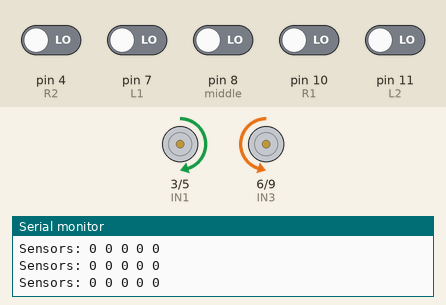
This sketch was run on a simulated Arduino Uno, built with avr-gcc and run on an emulated ATmega328P. Parts: motor-driver pin pairs drawn as motors (green arrow = first pin HIGH = forward, orange = second pin HIGH = backward, longer = more drive), the last lines printed to the serial monitor. The test bench sets the inputs (shaded band); at power-on: pin 4 (R2), pin 7 (L1), pin 8 (middle), pin 10 (R1), pin 11 (L2) LOW.

Above: at 1.2 s.
1.3 s: pin 4 (R2) driven HIGH and pin 10 (R1) driven HIGH
At 1.7 s:
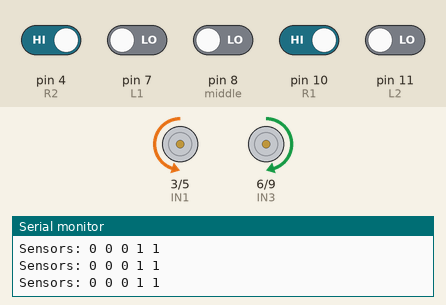
2.8 s: pin 4 (R2) driven LOW
At 3.1 s:
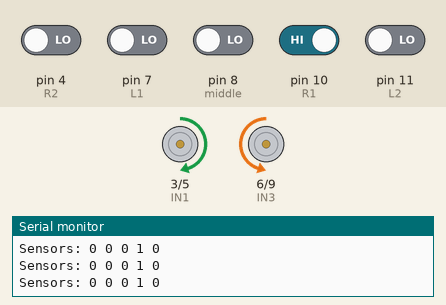
5.8 s: pin 4 (R2) driven HIGH
At 6.3 s:
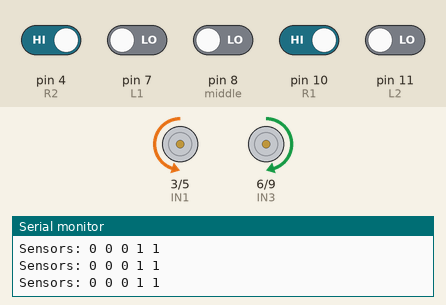
7.3 s: pin 10 (R1) driven LOW
At 7.7 s:
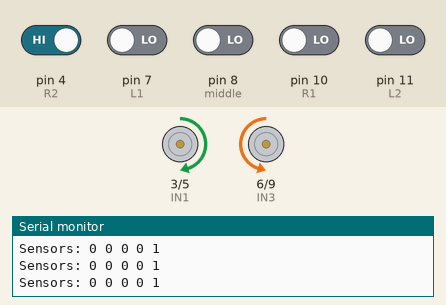
Timing chart, 0 to 10.3 s (numbered marks = the images above; inputs shaded):
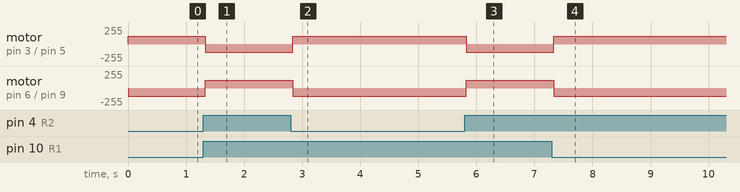

Measured:
- after the input at 1.3 s, motor on pin 3 (IN1) / pin 5 (IN2): forward 120/255 → backward 120/255 at once; motor on pin 6 (IN3) / pin 9 (IN4): backward 120/255 → forward 120/255 at once
- after the input at 2.8 s, motor on pin 3 (IN1) / pin 5 (IN2): backward 120/255 → forward 120/255 at once; motor on pin 6 (IN3) / pin 9 (IN4): forward 120/255 → backward 120/255 at once
- after the input at 5.8 s, motor on pin 3 (IN1) / pin 5 (IN2): forward 120/255 → backward 120/255 at once; motor on pin 6 (IN3) / pin 9 (IN4): backward 120/255 → forward 120/255 at once
- after the input at 7.3 s, motor on pin 3 (IN1) / pin 5 (IN2): backward 120/255 → forward 120/255 at once; motor on pin 6 (IN3) / pin 9 (IN4): forward 120/255 → backward 120/255 at once

The sketch:

FINNNNNAL_IR_ROB.ino
```cpp
#define IN1 3
#define IN2 5
#define IN3 6
#define IN4 9

#define L2 11
#define L1 7
#define middle 8
#define R1 10
#define R2 4

int sensorValues[5];
char lastMove = 'F';                     // F = للأمام، L = يسار، R = يمين

void setup() {
  pinMode(IN1, OUTPUT);
  pinMode(IN2, OUTPUT);
  pinMode(IN3, OUTPUT);
  pinMode(IN4, OUTPUT);

  pinMode(L2, INPUT);
  pinMode(L1, INPUT);
  pinMode(middle, INPUT);
  pinMode(R1, INPUT);
  pinMode(R2, INPUT);

  Serial.begin(9600);
}

void forward() {
  analogWrite(IN1, 120);
  analogWrite(IN2, 0);
  analogWrite(IN3, 120);
  analogWrite(IN4, 0);
  lastMove = 'F';
}

void right() {
  analogWrite(IN1, 120);
  analogWrite(IN2, 0);
  analogWrite(IN3, 0);
  analogWrite(IN4, 120);
  lastMove = 'R';
}

// void turn_right() {
//   analogWrite(IN1, 120);
//   analogWrite(IN2, 0);
//   analogWrite(IN3, 0);
//   analogWrite(IN4, 120);
//   lastMove = 'R';
// }

void left() {
  analogWrite(IN1, 0);
  analogWrite(IN2, 120);
  analogWrite(IN3, 120);
  analogWrite(IN4, 0);
  lastMove = 'L';
}

// void turn_left() {
//   analogWrite(IN1, 0);
//   analogWrite(IN2, 120);
//   analogWrite(IN3, 120);
//   analogWrite(IN4, 0);
//   lastMove = 'L';
// }

void readSensors() {
  sensorValues[0] = digitalRead(L2);
  sensorValues[1] = digitalRead(L1);
  sensorValues[2] = digitalRead(middle);
  sensorValues[3] = digitalRead(R1);
  sensorValues[4] = digitalRead(R2);

  Serial.print("Sensors: ");
  for (int i = 0; i < 5; i++) {
    Serial.print(sensorValues[i]);
    Serial.print(" ");
  }
  Serial.println();
}

void continueLastMove() {
  if (lastMove == 'L') left();
  else if (lastMove == 'R') right();
  else forward();
}

void loop() {
  readSensors();

  // الأولوية للحساسات الجانبية أولًا، ثم الحساس الأوسط
  // if (sensorValues[4] == 0) {      // R2 - يمين حاد
  //   turn_right();
  // }
  if (sensorValues[3] == 0 || sensorValues[4] == 0) { // R1 - يمين بسيط
    right();
  }
  // else if (sensorValues[0] == 0) { // L2 - يسار حاد
  //   turn_left();
  // }
  else if (sensorValues[1] == 0 || sensorValues[0] == 0) { // L1 - يسار بسيط
    left();
  }
  else if (sensorValues[2] == 0) { // الأوسط فقط إذا لم يظهر الجانبين
    forward();
  }
  else {
    // إذا فقد الخط تمامًا، أكمل في نفس الاتجاه الأخير
    continueLastMove();
  }
}
```
